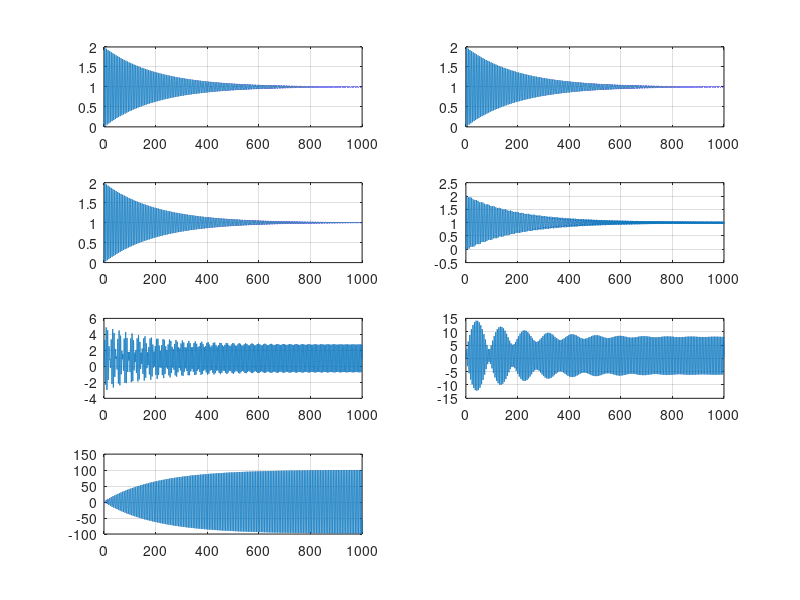

The MATLAB source for this figure:
clear all;close all;clc;
pkg load control

m = 1;
k = 1;
b = 0.01;
t_max = 1000;
Frequencia_da_forca_Hz = [100 50 10 1 0.2 0.17 0.159154943019895];

figure
for n = 1:length(Frequencia_da_forca_Hz)
  A = [0 1; -k/m -b/m];
  B = [0; 1/m];
  C = [1 0];
  D = [0];
  sys = ss(A,B,C,D);
  t = 0:0.01:t_max;
  u = sin(2*pi*Frequencia_da_forca_Hz(n)*t)+1;
  x0 = [0 0];
  [y]=lsim(sys,u,t,x0);
  
  subplot(4, 2, n)
  plot(t,y)
  grid on
endfor
